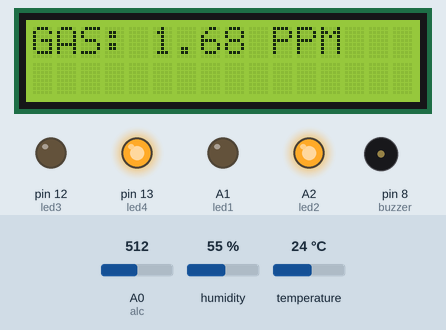
The sketch below on a simulated Arduino Uno, built with avr-gcc and run on an emulated ATmega328P. On the bench: 16×2 character LCD, output pins drawn as LEDs (lit = HIGH), buzzer (waves = sounding, pin HIGH). Inputs (shaded band) come from the test bench; at power-on: humidity 55 %, A0 (alc) = 512, temperature 24 °C. The local clock reads 2024-03-15 10:24:30 at power-on unless the sketch sets it; what the sketch prints to the serial monitor is not drawn.

Above: at 8.2 s.
8.3 s: humidity set to 63 %
At 14.6 s:
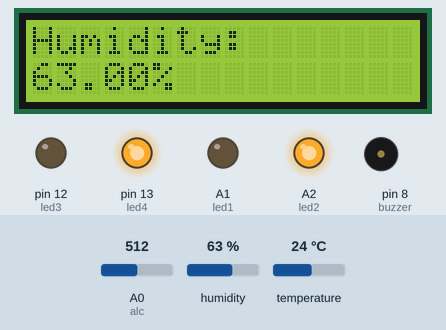
20.6 s: humidity set to 66 %
At 29.3 s:
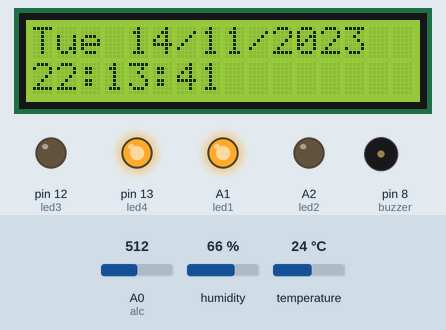
34.6 s: A0 (alc) set to 716
41.8 s: temperature set to 12 °C
At 47.5 s:
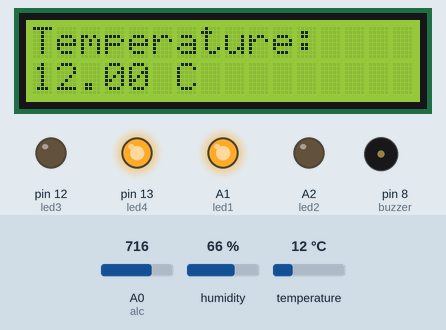
50.8 s: A0 (alc) set to 900
At 56.3 s:
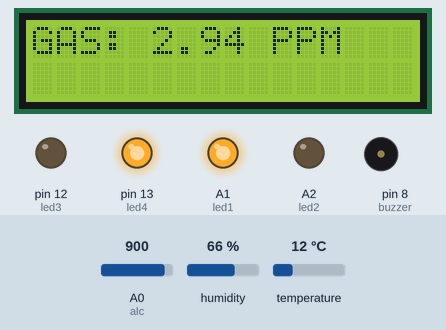
59.9 s: A0 (alc) set to 1023
At 68.4 s:
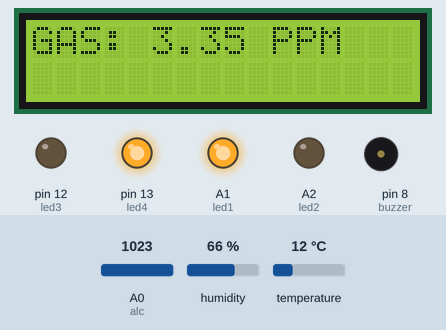
Timing chart, 0 to 69.9 s (numbered marks = the images above; inputs shaded):
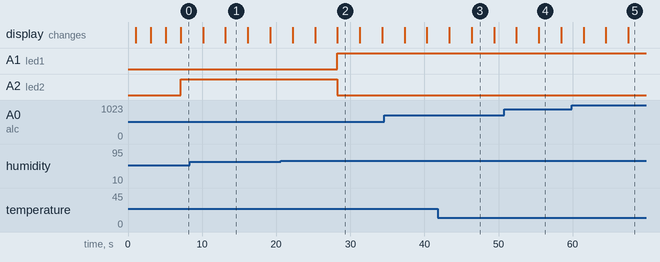

Measured:
- the behaviour switches between 64 and 65 % on humidity (found by bisection; images 1 and 2)
- after the input at 20.6 s, A1 (led1): LOW → HIGH after 7.6 s; A2 (led2): HIGH → LOW after 7.6 s
- what the display in image 1 shows lasts 3.0 s, from 13.2 s to 16.2 s

The sketch:

code.ino
```cpp
#include <LiquidCrystal.h>
#include <DHT.h>
#include <Wire.h>
#include "RTClib.h"

// DHT Sensor
int pin = 11;
int type = DHT11;
DHT dht(pin, type);

// LCD
LiquidCrystal lcd(2, 3, 4, 5, 6, 7);

// Pins
#define alc A0
#define led1 A1
#define led2 A2
#define led3 12
#define led4 13
#define buzzer 8

// RTC
RTC_DS3231 rtc;

char daysOfTheWeek[7][4] = {
  "Sun", "Mon", "Tue", "Wed",
  "Thu", "Fri", "Sat"
};

int Day, Month, Year;
int Secs, Minutes, Hours;

String dofweek;
String myDate;
String myTime;

void setup()
{
  Serial.begin(9600);

  lcd.begin(16, 2);
  dht.begin();

  lcd.clear();
  lcd.setCursor(0, 0);
  lcd.print("WELCOME");
  delay(1000);

  lcd.clear();
  lcd.setCursor(0, 0);
  lcd.print("ARDUINO BASED");
  lcd.setCursor(0, 1);
  lcd.print("NOXIOUS GAS");
  delay(2000);

  lcd.clear();
  lcd.setCursor(0, 0);
  lcd.print("ALERTING SYSTEM");
  lcd.setCursor(0, 1);
  lcd.print("WITH AMBIENT");
  delay(2000);

  lcd.clear();
  lcd.setCursor(0, 0);
  lcd.print("OBSERVATION");
  lcd.setCursor(0, 1);
  lcd.print("FOR MINES");
  delay(2000);

  lcd.clear();

  pinMode(alc, INPUT);

  pinMode(led1, OUTPUT);
  pinMode(led2, OUTPUT);
  pinMode(led3, OUTPUT);
  pinMode(led4, OUTPUT);

  pinMode(buzzer, OUTPUT);

  if (!rtc.begin())
  {
    Serial.println("Couldn't find RTC");
    while (1);
  }

  // Set RTC time from computer compile time
  rtc.adjust(DateTime(F(__DATE__), F(__TIME__)));

  digitalWrite(led4, HIGH);
  digitalWrite(led2, HIGH);
}

void loop()
{
  // ================= GAS SENSOR =================

  float adcValue = analogRead(alc);
  delay(10);

  float voltage = adcValue * (5.0 / 1024.0);
  float mgL = 0.67 * voltage;

  Serial.print("GAS: ");
  Serial.print(mgL);
  Serial.println(" mg");

  lcd.setCursor(0, 0);
  lcd.print("GAS: ");
  lcd.print(mgL, 2);
  lcd.print(" PPM");

  // Buzzer alert
  if (mgL >= 20)
  {
    digitalWrite(buzzer, HIGH);
    delay(500);

    digitalWrite(buzzer, LOW);
    delay(500);
  }

  delay(3000);
  lcd.clear();

  // ================= TEMPERATURE =================

  float Temp = dht.readTemperature();

  lcd.setCursor(0, 0);
  lcd.print("Temperature:");

  lcd.setCursor(0, 1);
  lcd.print(Temp);
  lcd.print(" C");

  delay(3000);
  lcd.clear();

  if (Temp >= 45)
  {
    digitalWrite(led3, HIGH);
    digitalWrite(led4, LOW);
  }
  else
  {
    digitalWrite(led4, HIGH);
    digitalWrite(led3, LOW);
  }

  // ================= HUMIDITY =================

  float Humid = dht.readHumidity();

  lcd.setCursor(0, 0);
  lcd.print("Humidity:");

  lcd.setCursor(0, 1);
  lcd.print(Humid);
  lcd.print("%");

  delay(3000);
  lcd.clear();

  if (Humid >= 65)
  {
    digitalWrite(led1, HIGH);
    digitalWrite(led2, LOW);
  }
  else
  {
    digitalWrite(led2, HIGH);
    digitalWrite(led1, LOW);
  }

  // ================= RTC =================

  DateTime now = rtc.now();

  Day = now.day();
  Month = now.month();
  Year = now.year();

  Hours = now.hour();
  Minutes = now.minute();
  Secs = now.second();

  dofweek = daysOfTheWeek[now.dayOfTheWeek()];

  myDate = dofweek + " " +
           String(Day) + "/" +
           String(Month) + "/" +
           String(Year);

  myTime = String(Hours) + ":" +
           String(Minutes) + ":" +
           String(Secs);

  // Serial Monitor
  Serial.println(myDate);
  Serial.println(myTime);

  // LCD Display
  lcd.setCursor(0, 0);
  lcd.print(myDate);

  lcd.setCursor(0, 1);
  lcd.print(myTime);

  delay(3000);

  lcd.clear();
}
```
